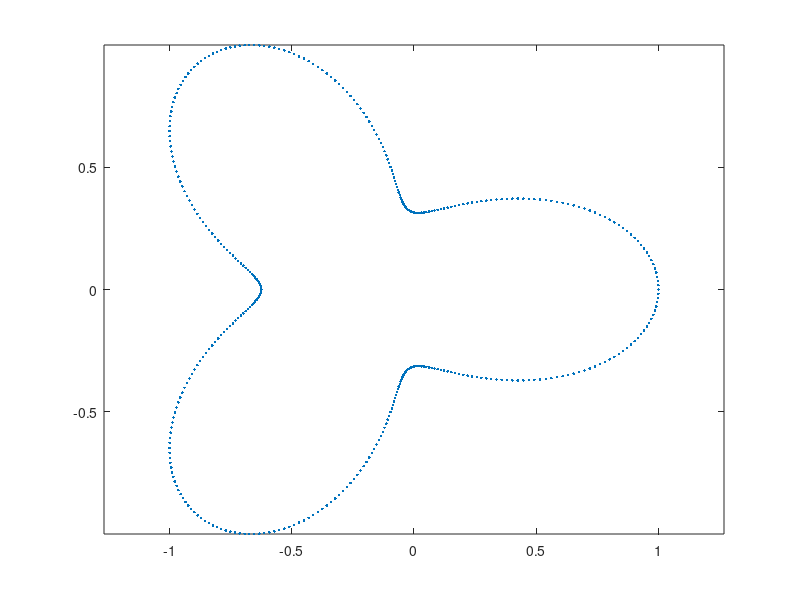

Write MATLAB code to recreate this figure.
t = (2*pi):(-2*pi/400):0;

xi = (2 + cos(3.*t)).*cos(t);
yi = (2 + cos(3.*t)).*sin(t);
xi = xi - ((max(xi) + min(xi))/2.0);
yi = yi - ((max(yi) + min(yi))/2.0);
x = xi ./ max(xi);
y = yi ./ max(yi);

plot(x, y, '.');
axis equal

fileID = fopen('track4.txt','w');
fprintf(fileID, '%f,%f|', [x y]');
fclose(fileID);